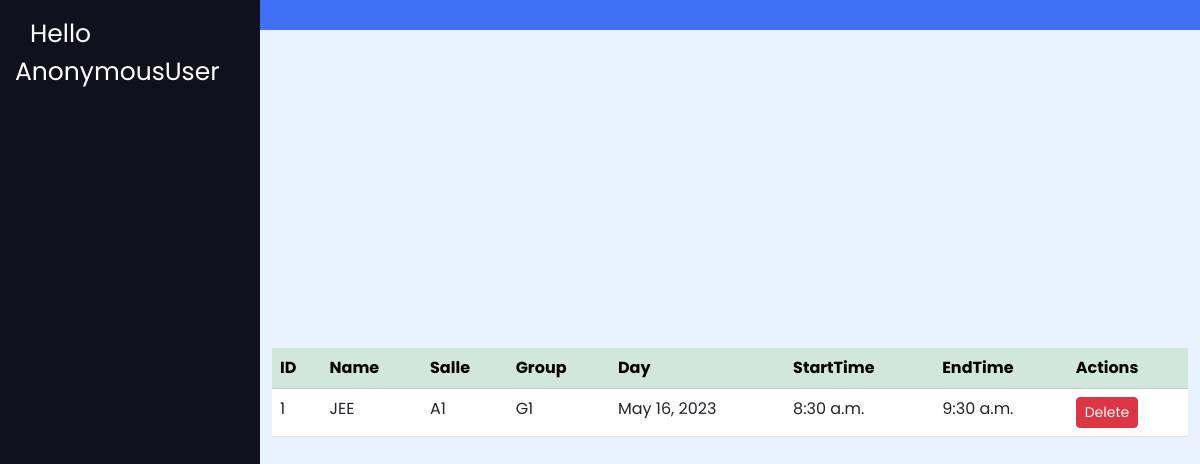
/list_exams/, run on the app's committed database.
### exam_app/models.py (models this page shows)
class Exam(models.Model):
    name = models.CharField(max_length=100, null=True, blank=True)
    salle = models.CharField(max_length=10, null=True, blank=True)
    group = models.ForeignKey(Group, on_delete=models.CASCADE, null=True)
    day = models.DateField()
    start_time = models.TimeField()
    end_time = models.TimeField()

class Group(models.Model):
    name = models.CharField(max_length=10)
    def __str__(self):
        return f"{self.name}"

### exam_app/views.py (the view)
# urls.py: path('list_exams/', ListExamsView, name="list_exams"),
def ListExamsView(request):
    all_exams = Exam.objects.all()
    return render(request, "list_exams.html", {"exams": all_exams})

### exam_app/templates/list_exams.html
{% extends "base.html" %}
{% block content %}
<div class="container">
<table class="table table-hover">
    <thead class="table-success">
      <th>ID</th>
      <th>Name</th>
      <th>Salle</th>
      <th>Group</th>
      <th>Day</th>
      <th>StartTime</th>
      <th>EndTime</th>
      <th>Actions</th>
    </thead>
    <tbody>
      {% for exam in exams %}
      <tr>
        <td>{{ exam.id }}</td>
        <td>{{ exam.name }}</td>
        <td>{{ exam.salle }}</td>
        <td>{{ exam.group }}</td>
        <td>{{ exam.day }}</td>
        <td>{{ exam.start_time }}</td>
        <td>{{ exam.end_time }}</td>
        <td>
          <a class="btn btn-sm btn-danger" href="{% url 'delete_exam' exam.id %}">Delete</a>
        </td>
      </tr>
      {% endfor %}
    </tbody>
  </table>
</div>
{% endblock content %}

### exam_app/static/css/style.css (style rules this page uses)
* { margin: 0; padding: 0; box-sizing: border-box; font-family: "Poppins", sans-serif; }

### data on the page
Exam: id "1", name "JEE", salle "A1", group "G1", day "May 16, 2023", start_time "8:30 a.m.", end_time "9:30 a.m."

### other printed values
{{ request.user }} "AnonymousUser"
